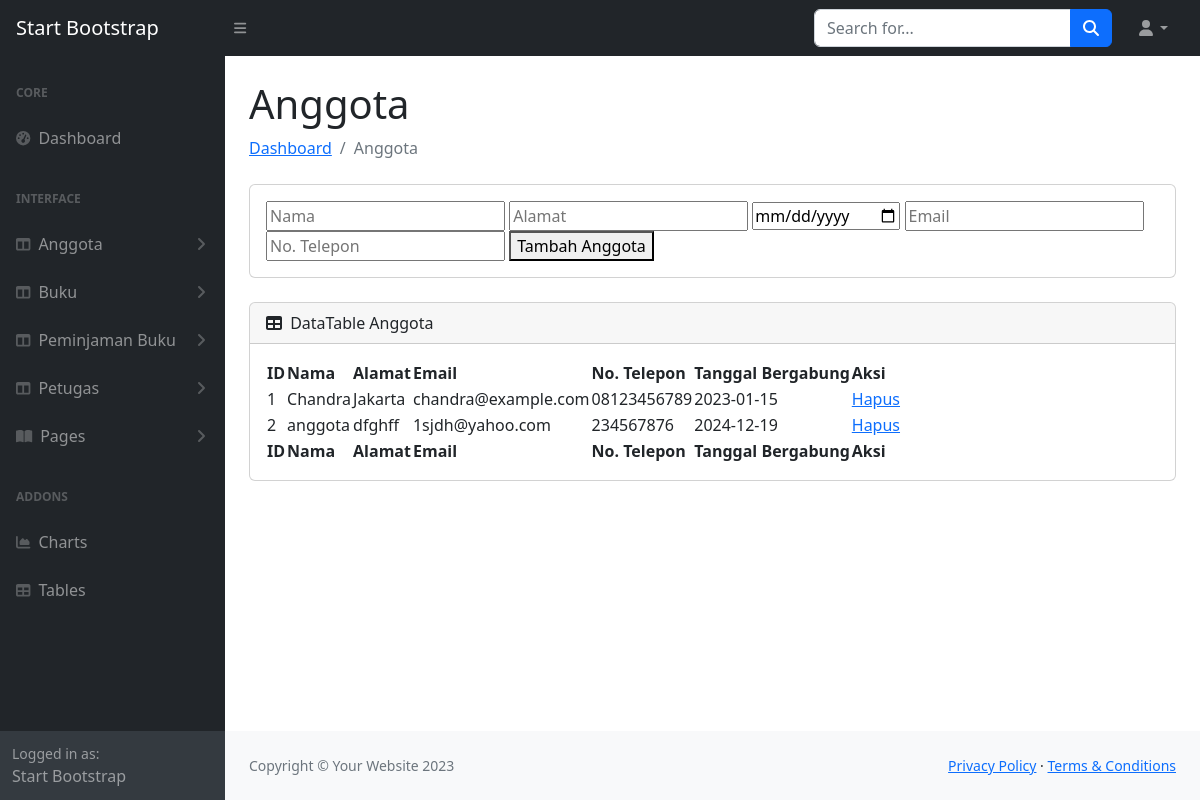
Screenshot of /perpus/pages/anggota.php with the database file from the repository.
### tables this page shows
CREATE TABLE `anggota` (
  `id_anggota` int(11) NOT NULL,
  `nama` varchar(150) NOT NULL,
  `alamat` varchar(250) NOT NULL,
  `tanggabung` date NOT NULL,
  `email` varchar(100) DEFAULT NULL,
  `notelp` varchar(15) DEFAULT NULL
);

### perpus/pages/anggota.php (the view, shortened to what this page needs)
<?php
include '../includes/koneksi.php';
?>
<!DOCTYPE html>
<html lang="en">
    <head>
        <link href="https://cdn.jsdelivr.net/npm/simple-datatables@7.1.2/dist/style.min.css" rel="stylesheet" />
        <link href="../css/styles.css" rel="stylesheet" />
    </head>
    <body class="sb-nav-fixed">
        <nav class="sb-topnav navbar navbar-expand navbar-dark bg-dark">
            <a class="navbar-brand ps-3" href="../index.php">Start Bootstrap</a>
            <button class="btn btn-link btn-sm order-1 order-lg-0 me-4 me-lg-0" id="sidebarToggle" href="#!"><i class="fas fa-bars"></i></button>
            <form class="d-none d-md-inline-block form-inline ms-auto me-0 me-md-3 my-2 my-md-0">
                <div class="input-group">
                    <input class="form-control" type="text" placeholder="Search for..." aria-label="Search for..." aria-describedby="btnNavbarSearch" />
                    <button class="btn btn-primary" id="btnNavbarSearch" type="button"><i class="fas fa-search"></i></button>
                </div>
            </form>
            <ul class="navbar-nav ms-auto ms-md-0 me-3 me-lg-4">
                <li class="nav-item dropdown">
                    <a class="nav-link dropdown-toggle" id="navbarDropdown" href="#" role="button" data-bs-toggle="dropdown" aria-expanded="false"><i class="fas fa-user fa-fw"></i></a>
                </li>
            </ul>
        </nav>
        <div id="layoutSidenav">
            <div id="layoutSidenav_nav">
                <nav class="sb-sidenav accordion sb-sidenav-dark" id="sidenavAccordion">
                    <div class="sb-sidenav-menu">
                        <div class="nav">
                            <div class="sb-sidenav-menu-heading">Core</div>
                            <a class="nav-link" href="../index.php">
                                <div class="sb-nav-link-icon"><i class="fas fa-tachometer-alt"></i></div>
                                Dashboard
                            </a>
                            <div class="sb-sidenav-menu-heading">Interface</div>
                            <a class="nav-link collapsed" href="#" data-bs-toggle="collapse" data-bs-target="#collapseAnggota" aria-expanded="false" aria-controls="collapseLayouts">
                                <div class="sb-nav-link-icon"><i class="fas fa-columns"></i></div>
                                Anggota
                                <div class="sb-sidenav-collapse-arrow"><i class="fas fa-angle-down"></i></div>
                            </a>
                            <a class="nav-link collapsed" href="#" data-bs-toggle="collapse" data-bs-target="#collapseBuku" aria-expanded="false" aria-controls="collapseLayouts">
                                <div class="sb-nav-link-icon"><i class="fas fa-columns"></i></div>
                                Buku
                                <div class="sb-sidenav-collapse-arrow"><i class="fas fa-angle-down"></i></div>
                            </a>
                            <a class="nav-link collapsed" href="#" data-bs-toggle="collapse" data-bs-target="#collapsePeminjaman" aria-expanded="false" aria-controls="collapseLayouts">
                                <div class="sb-nav-link-icon"><i class="fas fa-columns"></i></div>
                                Peminjaman Buku
                                <div class="sb-sidenav-collapse-arrow"><i class="fas fa-angle-down"></i></div>
                            </a>
                            <a class="nav-link collapsed" href="#" data-bs-toggle="collapse" data-bs-target="#collapseLPetugas" aria-expanded="false" aria-controls="collapseLayouts">
                                <div class="sb-nav-link-icon"><i class="fas fa-columns"></i></div>
                                Petugas
                                <div class="sb-sidenav-collapse-arrow"><i class="fas fa-angle-down"></i></div>
                            </a>
                            <a class="nav-link collapsed" href="#" data-bs-toggle="collapse" data-bs-target="#collapsePages" aria-expanded="false" aria-controls="collapsePages">
                                <div class="sb-nav-link-icon"><i class="fas fa-book-open"></i></div>
                                Pages
                                <div class="sb-sidenav-collapse-arrow"><i class="fas fa-angle-down"></i></div>
                            </a>
                            <div class="sb-sidenav-menu-heading">Addons</div>
                            <a class="nav-link" href="charts.html">
                                <div class="sb-nav-link-icon"><i class="fas fa-chart-area"></i></div>
                                Charts
                            </a>
                            <a class="nav-link" href="tables.html">
                                <div class="sb-nav-link-icon"><i class="fas fa-table"></i></div>
                                Tables
                            </a>
                        </div>
                    </div>
                    <div class="sb-sidenav-footer">
                        <div class="small">Logged in as:</div>
                        Start Bootstrap
                    </div>
                </nav>
            </div>
            <div id="layoutSidenav_content">
                <main>
                    <div class="container-fluid px-4">
                        <h1 class="mt-4">Anggota</h1>
                        <ol class="breadcrumb mb-4">
                            <li class="breadcrumb-item"><a href="../index.php">Dashboard</a></li>
                            <li class="breadcrumb-item active">Anggota</li>
                        </ol>
                        <div class="card mb-4">
                            <div class="card-body">
                                <form method="POST" action="">
                                <input type="text" name="nama" placeholder="Nama" required>
                                <input type="text" name="alamat" placeholder="Alamat" required>
                                <input type="date" name="tanggabung" placeholder="Tanggal Bergabung" required>
                                <input type="email" name="email" placeholder="Email" required>
                                <input type="text" name="notelp" placeholder="No. Telepon" required>
                                <button type="submit" name="tambah">Tambah Anggota</button>
                            </form>
                            </div>
                        </div>
                        <div class="card mb-4">
                            <div class="card-header">
                                <i class="fas fa-table me-1"></i>
                                DataTable Anggota
                            </div>
                            <div class="card-body">
                                <table id="datatablesSimple">
                                    <thead>
                                        <tr>
                                            <th>ID</th>
                                            <th>Nama</th>
                                            <th>Alamat</th>
                                            <th>Email</th>
                                            <th>No. Telepon</th>
                                            <th>Tanggal Bergabung</th>
                                            <th>Aksi</th>
                                        </tr>
                                    </thead>
                                    <tfoot>
                                        <tr>
                                            <th>ID</th>
                                            <th>Nama</th>
                                            <th>Alamat</th>
                                            <th>Email</th>
                                            <th>No. Telepon</th>
                                            <th>Tanggal Bergabung</th>
                                            <th>Aksi</th>
                                        </tr>
                                    </tfoot>
                                    <tbody>
                                    <?php
                                        $sql = "SELECT * FROM anggota";
                                        $result = $conn->query($sql);
                                        while ($row = $result->fetch_assoc()) {
                                            echo "<tr>
                                                    <td>{$row['id_anggota']}</td>
                                                    <td>{$row['nama']}</td>
                                                    <td>{$row['alamat']}</td>
                                                    <td>{$row['email']}</td>
                                                    <td>{$row['notelp']}</td>
                                                    <td>{$row['tanggabung']}</td>
                                                    <td><a href='?hapus={$row['id_anggota']}'>Hapus</a></td>
                                                </tr>";
                                        }
                                    ?>
                                    </tbody>
                                </table>
                            </div>
                        </div>
                    </div>
                </main>
                <footer class="py-4 bg-light mt-auto">
                    <div class="container-fluid px-4">
                        <div class="d-flex align-items-center justify-content-between small">
                            <div class="text-muted">Copyright &copy; Your Website 2023</div>
                            <div>
                                <a href="#">Privacy Policy</a>
                                &middot;
                                <a href="#">Terms &amp; Conditions</a>
                            </div>
                        </div>
                    </div>
                </footer>
            </div>
        </div>
    </body>
</html>

### rows the page displays
anggota: id_anggota "1", nama "Chandra", alamat "Jakarta", email "chandra@example.com", notelp "08123456789", tanggabung "2023-01-15"
anggota: id_anggota "2", nama "anggota", alamat "dfghff", email "1sjdh@yahoo.com", notelp "234567876", tanggabung "2024-12-19"
